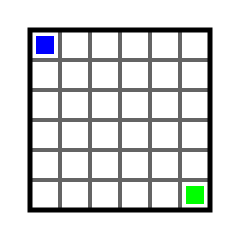
Frame 1 (no input)
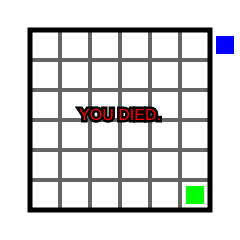
Frame 60 (no input)
Frame 120 (the mouse pressed at the canvas centre since frame 60): identical to frame 60, image omitted

The p5.js sketch that drew these frames (run headless with seeded random() and noise() and a simulated clock; from frame 60 on, the mouse is pressed at the canvas centre):

// p5.js sketch
// ── sketch.js
var rows = 6;
var columns = 6;
var cellSize = 30;
var snake;
var fr = 30;
var width;
var height;


function setup() {
	width = (columns+2)*cellSize;
	height = (rows+2)*cellSize;
	createCanvas(width,height);
	frameRate(fr);
	snake = new snake();
}

function draw() {
	background(255);
	noFill();
	strokeWeight(4);
	stroke(100);
	for (let row = 0; row < rows; row++) {
		for (let col = 0; col < columns; col++) {
			rect((col+1)*cellSize,(row+1)*cellSize,cellSize,cellSize);
		}
	}
	strokeWeight(5);
	stroke(0);
	rect(cellSize,cellSize,columns*cellSize,rows*cellSize);
	snake.show();
	if (frameCount%(fr/6) == 0 && !snake.win && !snake.dead) {
		snake.move();
	}
	if (snake.dead) {
		//background(0);
		textAlign(CENTER);
		textSize(16);
		fill(255,0,0);
		text("YOU DIED.",width/2,height/2);
	}
	if (snake.win) {
		//background(0);
		textAlign(CENTER);
		textSize(16);
		fill(0,255,0);
		text("YOU WIN.",width/2,height/2);
	}
	//noLoop();
}

function keyPressed() {
	//console.log("key pressed");
	switch(keyCode) {
		case UP_ARROW:
			//console.log("Up");
			snake.up();
			break;
		case RIGHT_ARROW:
			//console.log("Right");
			snake.right();
			break;
		case DOWN_ARROW:
			//console.log("Down");
			snake.down();
			break;
		case LEFT_ARROW:
			//console.log("Left");
			snake.left();
			break;
		default:
			break;
	}
}

// ── snake.js
function snake() {
  this.col = 0;
  this.row = 0;
  this.dir = 1;
  this.nextDir = 1;
  this.dead = false;
  this.body = [[this.col,this.row]];
  this.food = [Math.floor(map(Math.random(),0,1,0,columns)),Math.floor(map(Math.random(),0,1,0,rows))];
  this.win = false;
  this.lastLineFlag = false;

  this.AI = function() {
    if (this.body[0][0] == 0 && this.body[0][1] == 0) {
      this.right();
    }
    if (this.body[0][0] == columns - 1 && this.body[0][1] == 0) {
      this.down();
    }
    if (this.body[0][0] == columns - 1 && this.body[0][1] == rows -1) {
      this.left();
    }
    if (this.body[0][0] == columns - 2 && this.body[0][1] == rows - 1) {
      this.up();
    }
    if (this.body[0][0] == columns - 2 && this.body[0][1] == 1) {
      this.left();
    }
    for (let x = 0; x < (rows-2)/2; x++) {
      if (this.body[0][0] == 1 && this.body[0][1] == 1+x*2) {
        this.down();
      }
      if (this.body[0][0] == 1 && this.body[0][1] == 2+x*2) {
        this.right();
      }
      if (this.body[0][0] == columns - 3 && this.body[0][1] == 2+x*2) {
        this.down();
      }
      if (this.body[0][0] == columns - 3 && this.body[0][1] == 3+x*2) {
          this.left();
      }
    }
    if (this.body[0][0] == 0 && this.body[0][1] == rows - 1) {
      this.up();
    }
  }



  this.show = function() {
    push();
    strokeWeight(0);
    fill(0,255,0);
    rect((this.food[0]+1.2)*cellSize,(this.food[1]+1.2)*cellSize,cellSize*0.6,cellSize*0.6);
    fill(255,0,0);
    this.body.forEach(function(element) {
      rect((element[0]+1.2)*cellSize,(element[1]+1.2)*cellSize,cellSize*0.6,cellSize*0.6);
    });
    fill(0,0,255);
    rect((this.body[0][0]+1.2)*cellSize,(this.body[0][1]+1.2)*cellSize,cellSize*0.6,cellSize*0.6);
    pop();
  }

  this.grow = function() {
    this.body.push(this.body[this.body.length-1]);
    if (this.body.length >= rows*columns) {
      this.win = true;
    }
  }

  this.up = function() {
    if (this.dir%2 == 1) {
      this.nextDir = 0;
    }
  }

  this.right = function() {
    if (this.dir%2 == 0) {
      this.nextDir = 1;
    }
  }

  this.down = function() {
    if (this.dir%2 == 1) {
      this.nextDir = 2;
    }
  }

  this.left = function() {
    if (this.dir%2 == 0) {
      this.nextDir = 3;
    }
  }

  this.move = function() {
    //this.AI();
    this.dir = this.nextDir;
    switch(this.dir) {
      case 0:
        this.row--;
        break;
      case 1:
        this.col++;
        break;
      case 2:
        this.row++;
        break;
      case 3:
        this.col--;
        break;
    }
    this.body.unshift([this.col,this.row]);
    this.body.pop();
    this.dead = this.snakeCollision() || this.checkLife();
    if (this.body[0][0] == this.food[0] && this.body[0][1] == this.food[1]) {
      snake.grow();
      do {
        this.food = [Math.floor(map(Math.random(),0,1,0,columns)),Math.floor(map(Math.random(),0,1,0,rows))];
      } while (!this.win && this.foodInSpace());
    }
  }

  this.foodInSpace = function() {
    let found = false;
    this.body.forEach(function(element) {
      if (element[0] == snake.food[0] && element[1] == snake.food[1]) {
        found = true;
      }
    });
    return found;
  }

  this.snakeCollision = function() {
    let head = true;
    let collision = false;
    this.body.forEach(function(element) {
      if (head) {
        head = false;
      } else {
        if (element[0] == snake.body[0][0] && element[1] == snake.body[0][1]) {
          collision = true;
        }
      }
    });
    return collision;
  }

  this.checkLife = function() {
    return this.row < 0 || this.col < 0 || this.row >= rows || this.col >= columns;
  }
}
